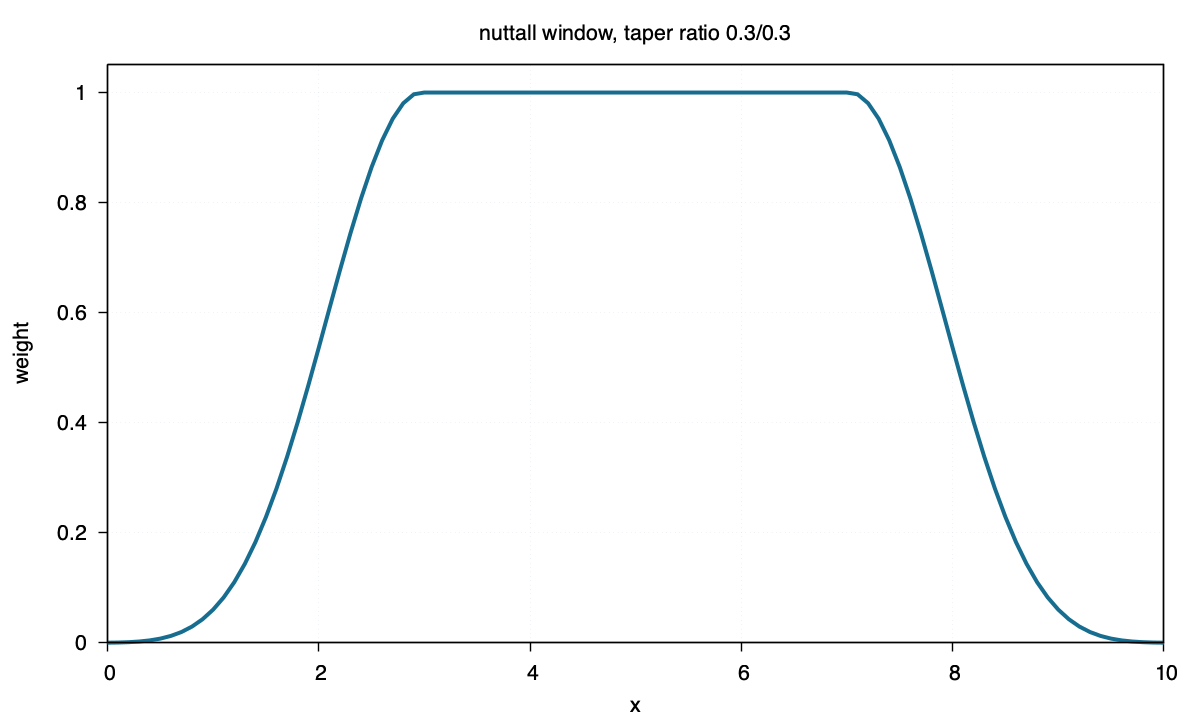

Here is the gnuplot script that generated this plot:
set terminal pngcairo size 1200,720 enhanced font "Helvetica,16"
set output "nuttall.png"
set title "nuttall window, taper ratio 0.3/0.3"
set xlabel "x"
set ylabel "weight"
set xrange [0:10]
set yrange [0:1.05]
set border lw 1.4
set tics out nomirror
set grid lw 1 lc rgb "#d8dee9"
set key off
plot "nuttall.txt" using 1:2 with lines lw 4 lc rgb "#176d8f"
